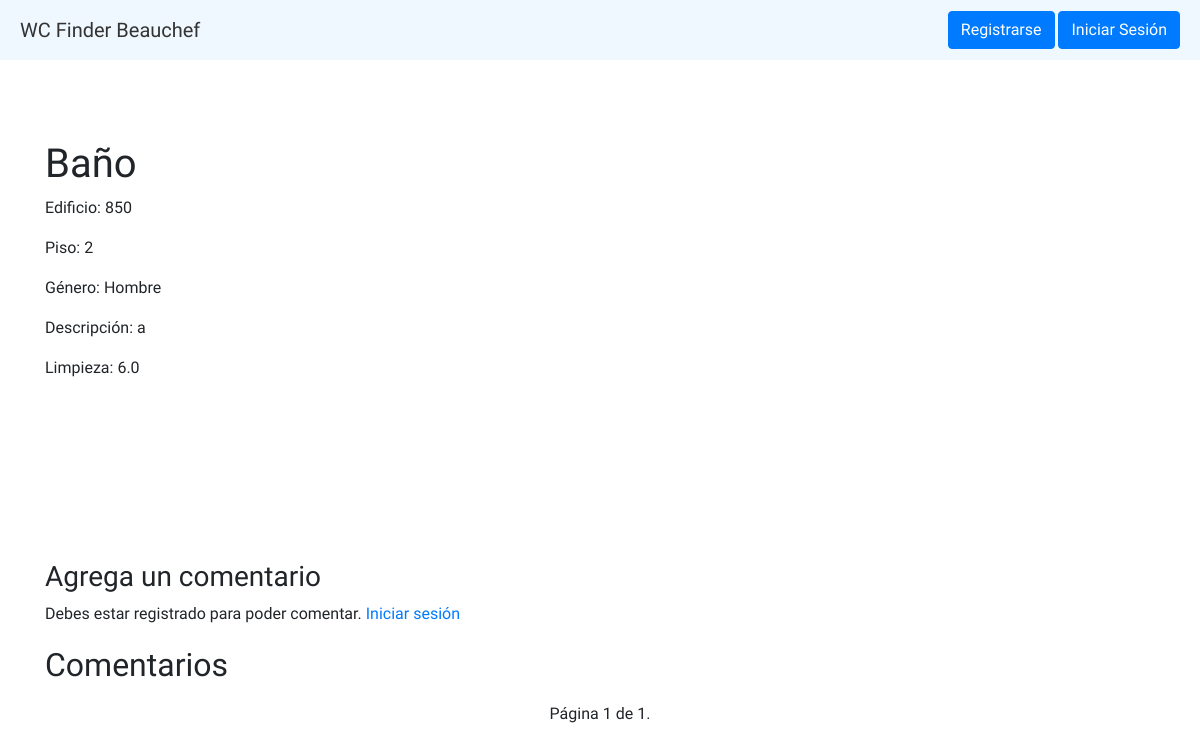
/bathroom/7/, run on an earlier commit of the app's database.
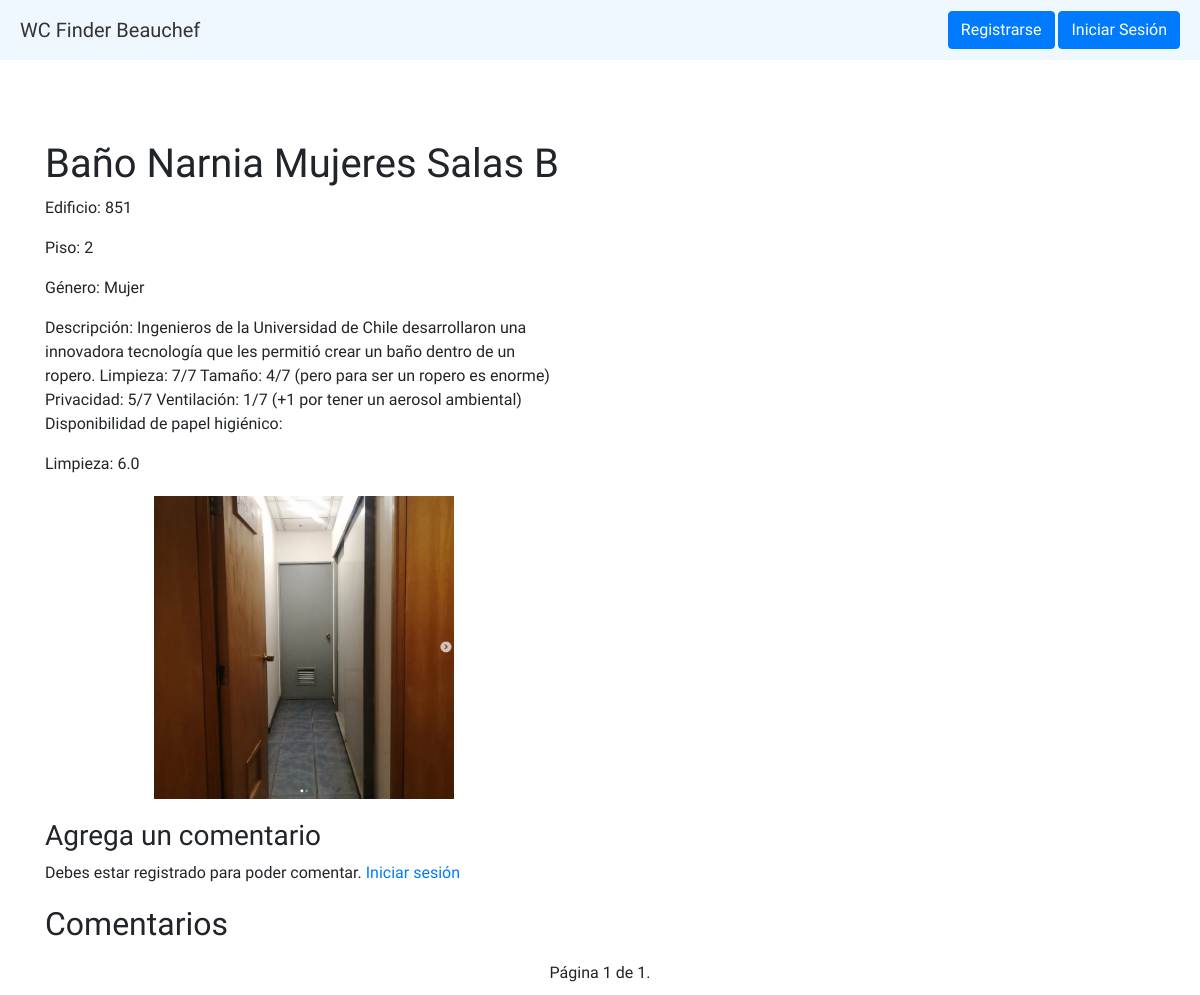
And on a later commit of the database.
### todoapp/models.py (models this page shows, shortened)
class Bathroom(models.Model):
    GENDER_CHOICES = [
        ('mujer', 'Mujer'),
        ('hombre', 'Hombre'),
        ('universal', 'Universal'),
    ]
    BUILDS_CHOICES = [
        ('850', '850'),
        ('851', '851'),
    ]
    FLOOR_CHOICES = [
        ('-3', '-3'),
        ('-2', '-2'),
        ('-1', '-1'),
        ('1', '1'),
        ('2', '2'),
        ('3', '3'),
        ('4', '4'),
        ('5', '5'),
        ('6', '6'),
        ('7', '7'),
    ]
    name = models.CharField(max_length=100)
    building = models.CharField(max_length=3, choices=BUILDS_CHOICES)
    floor = models.CharField(max_length=2,choices=FLOOR_CHOICES)
    gender = models.CharField(max_length=10, choices=GENDER_CHOICES)
    description = models.CharField(max_length=300)
    image = models.ImageField(upload_to='bathroom_images/', blank=True, null=True)
    publicar = models.BooleanField(default=False)
    latitude = models.FloatField(null=True, blank=True)
    longitude = models.FloatField(null=True, blank=True)
    def average_cleaning_points(self):
        average = self.cleaning_reviews.aggregate(Avg('points'))['points__avg']
        return average

### todoapp/views.py (the view)
# urls.py: path('bathroom/<int:id>/', views.bathroom_detail, name='bathroom_detail'),
def bathroom_detail(request, id):
    bathroom = Bathroom.objects.get(id=id)
    comments = bathroom.comments.all().order_by('-created_at')
    paginator = Paginator(comments, 5)  # 5 comentarios por página
    page_number = request.GET.get('page')
    page_obj = paginator.get_page(page_number)
    if request.method == 'POST':
        if request.user.is_authenticated:
            if "submit_comment" in request.POST:
                form = CommentForm(request.POST)
                if form.is_valid():
                    comment = form.save(commit=False)
                    comment.bathroom = bathroom
                    comment.user = request.user
                    comment.save()
                    messages.success(request, 'Comentario agregado correctamente.')
                    return redirect('bathroom_detail', id=bathroom.id)
            elif "submit_review" in request.POST:
                reviewForm= CleaningForm(request.POST)
                if reviewForm.is_valid():
                    review= reviewForm.save(commit=False)
                    review.bathroom= bathroom
                    review.user= request.user
                    review.save()
                    messages.success(request, 'Puntuación agregada correctamente.')
                    return redirect('bathroom_detail', id=bathroom.id)
            else:
                return redirect('bathroom_detail', id=bathroom.id)
        else:
            messages.error(request, 'Debes estar registrado para poder comentar.')
            return redirect('login')
    else:
        form = CommentForm()
        reviewForm = CleaningForm()
    m = folium.Map(location=[bathroom.latitude or -33.45767, bathroom.longitude or -70.66237], zoom_start=50, zoom_snap=0.5)
    if bathroom.latitude and bathroom.longitude:
        folium.Marker(
            [bathroom.latitude, bathroom.longitude],
            popup=f"{bathroom.building}, Piso {bathroom.floor}, {bathroom.gender}",
            icon=folium.Icon(color='blue', icon='restroom', prefix='fa')
        ).add_to(m)
    map_html = m._repr_html_()
    context = {
        'bathroom': bathroom,
        'map_html': map_html,
        'page_obj': page_obj,
        'form': form,
        'reviewForm': reviewForm
    }
    return render(request, 'todoapp/bathroom_detail.html', context)

### todoapp/templates/todoapp/bathroom_detail.html (shortened to what this page needs)
<!DOCTYPE html>
<html lang="es">
<head>
    <link rel="stylesheet" href="https://stackpath.bootstrapcdn.com/bootstrap/4.5.2/css/bootstrap.min.css">
</head>
<body>
    {% include 'todoapp/_navbar.html' %}
    <div class="container">
        <div class="details-map">
            <div class="details">
                <h1>{{ bathroom.name }}</h1>
                <p>Edificio: {{ bathroom.building }}</p>
                <p>Piso: {{ bathroom.floor }}</p>
                <p>Género: {{ bathroom.get_gender_display }}</p>
                <p>Descripción: {{ bathroom.description }}</p>
                <p>Limpieza: {{ bathroom.average_cleaning_points}}</p>
                {% if bathroom.image %}
                    <div class="bathroom-image-container">
                        <img src="{{ bathroom.image.url }}" alt="Imagen del baño" class="bathroom-image" {% if bathroom.image %}data-toggle="modal" data-target="#bathroomModal"{% endif %}>
                    </div>
                {% endif %}
            </div>
            <div id="map">
            </div>
        </div>
        <div class="comments-section">
            <h3>Agrega un comentario</h3>
            <div class="comment-form">
                {% if user.is_authenticated %}
                    <form method="post">
                        {% csrf_token %}
                        {{ form.as_p }}
                        <button type="submit" name="submit_comment" class="btn btn-primary">Enviar</button>
                    </form>
                {% else %}
                    <p>Debes estar registrado para poder comentar. <a href="{% url 'login' %}">Iniciar sesión</a></p>
                {% endif %}
            </div>
            <h2>Comentarios</h2>
            <div class="pagination">
                <span class="step-links">
                    <span class="current">
                        Página {{ page_obj.number }} de {{ page_obj.paginator.num_pages }}.
                    </span>
                </span>
            </div>
        </div>
    </div>
</body>
</html>

What changed in the data, as far as the page shows it:
changed Bathroom: name "Baño" → "Baño Narnia Mujeres Salas B"; building "850" → "851"; gender "Hombre" → "Mujer"; description "a" → "Ingenieros de la Universidad de Chile desarrollaron una innovadora tecnología que les permitió crear un baño dentro de un ropero. Limpieza: 7/7 Tamaño: 4/7 (pero para ser un ropero es enorme) Privacidad: 5/7 Ventilación: 1/7 (+1 por tener un aerosol ambiental) Disponibilidad de papel higiénico:"; image: picture added
